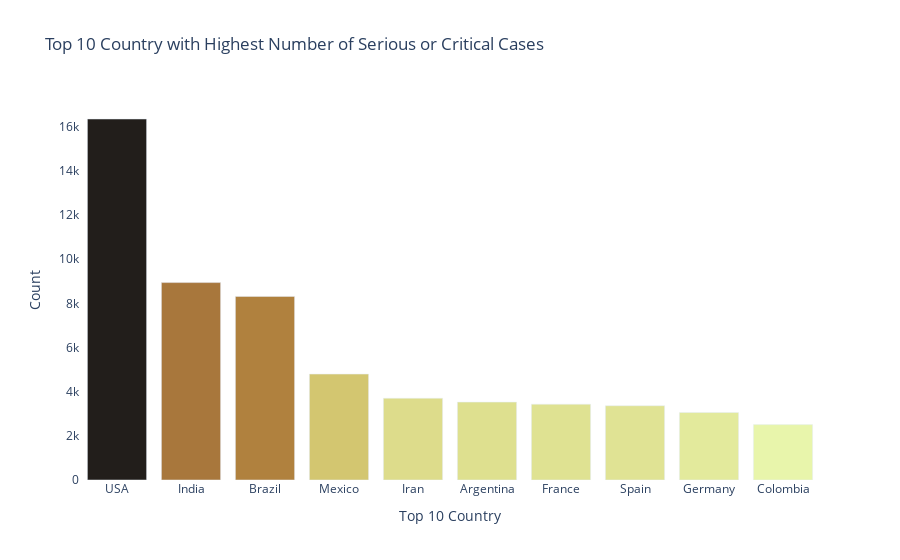

Notebook cell for this chart:
### Markdown cell above
USA still 'leading' the current standings with almost 30 million confirmed cases and over 8 million active cases, followed by (mostly) european countries. Meanwhile, China as the origin of the virus outbreak is not even in the top 10.

Next, we will dig deeper to the data itself to see the severity, death rates and cured percentage.

### Code cell
# Visualizing the COVID-19 severity (critical cases)

data = summary.dropna(subset=['serious_or_critical'])
data = data.reset_index()

vis(data, 
    'country',
    "serious_or_critical", 
    title="Top 10 Country with Highest Number of Serious or Critical Cases", 
    colors="turbid", n=10
   )

### Figure 1 — Plotly figure (JSON) as saved in the notebook; plotly's stock layout.template omitted (floating-point values rounded to 4 significant figures)
{"data": [{"hoverinfo": "skip", "hovertemplate": "<br><b>%{x}</b><br><b>Count: </b>%{y}<br><extra></extra>", "marker": {"color": [16355, 8944, 8318, 4798, 3705, 3529, 3435, 3365, 3057, 2509], "colorscale": [[0, "rgb(232, 245, 171)"], [0.09091, "rgb(220, 219, 137)"], [0.1818, "rgb(209, 193, 107)"], [0.2727, "rgb(199, 168, 83)"], [0.3636, "rgb(186, 143, 66)"], [0.4545, "rgb(170, 121, 60)"], [0.5455, "rgb(151, 103, 58)"], [0.6364, "rgb(129, 87, 56)"], [0.7273, "rgb(104, 72, 53)"], [0.8182, "rgb(80, 59, 46)"], [0.9091, "rgb(57, 45, 37)"], [1, "rgb(34, 30, 27)"]]}, "type": "bar", "x": ["USA", "India", "Brazil", "Mexico", "Iran", "Argentina", "France", "Spain", "Germany", "Colombia"], "y": [16355, 8944, 8318, 4798, 3705, 3529, 3435, 3365, 3057, 2509]}], "layout": {"hovermode": "x", "plot_bgcolor": "rgba(0,0,0,0)", "title": {"text": "Top 10 Country with Highest Number of Serious or Critical Cases"}, "xaxis": {"title": {"text": "Top 10 Country"}}, "yaxis": {"title": {"text": "Count"}}}}
